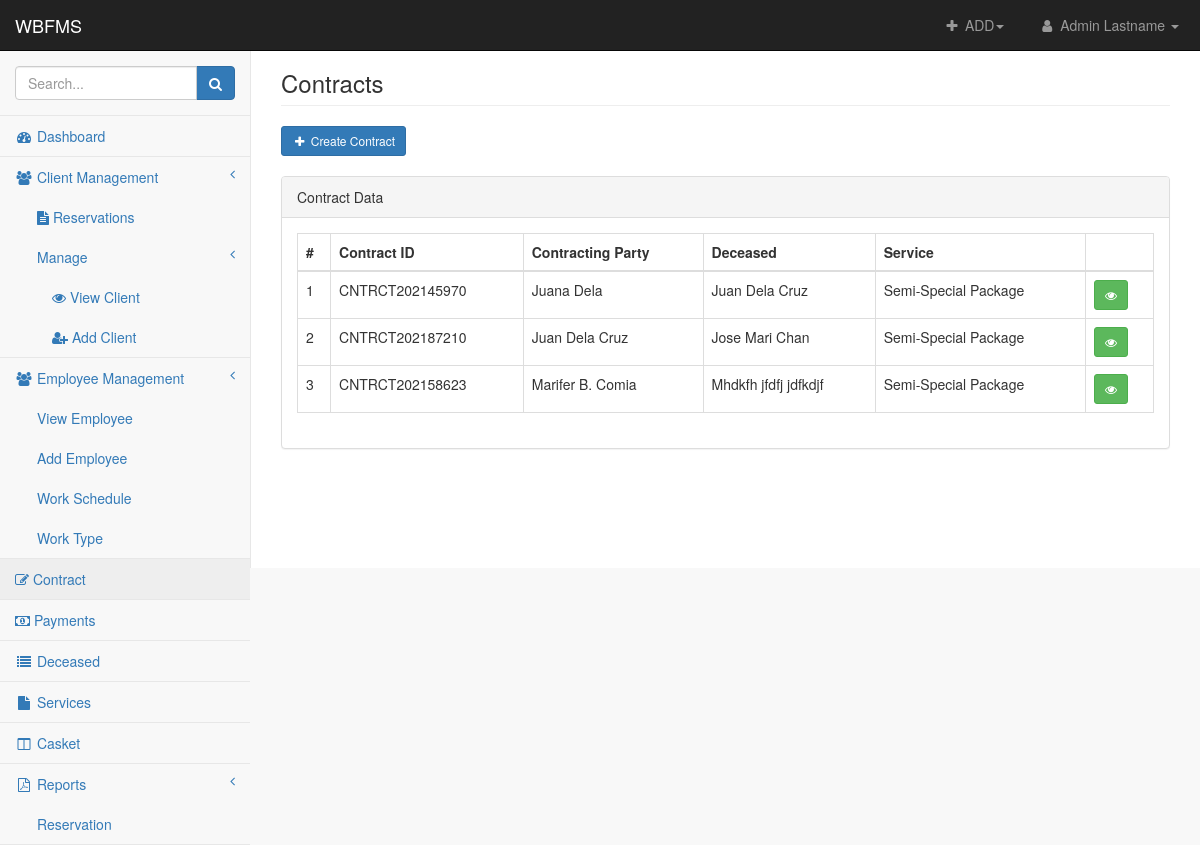
Page /admin/contract.php (signed in) on the earlier database version.
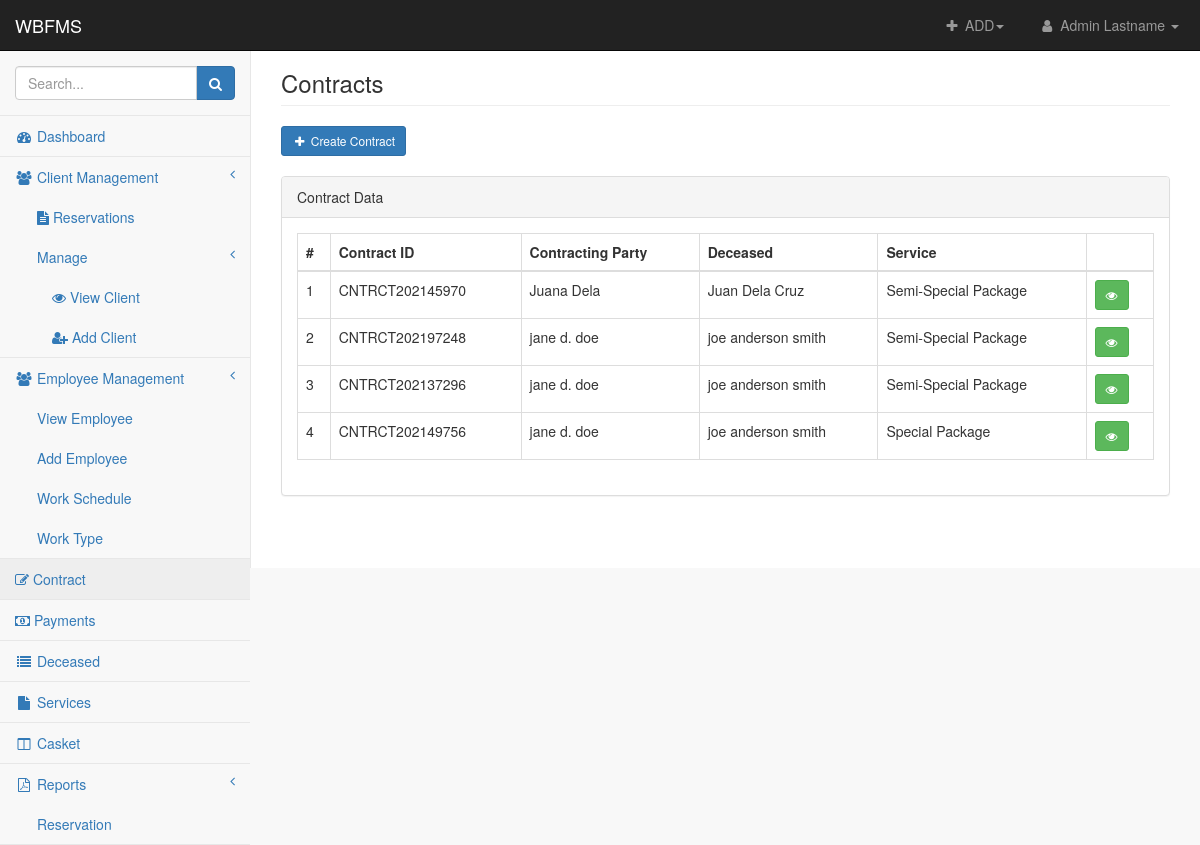
Same page on the later database version.
### tables this page shows
CREATE TABLE `contract` (
  `contract_id` int(11) NOT NULL,
  `contract_unique_id` text NOT NULL,
  `relation_to_deceased` text NOT NULL,
  `other_charges` text NOT NULL,
  `amount` int(11) NOT NULL,
  `address` varchar(255) NOT NULL,
  `date` date NOT NULL,
  `client_id` int(11) NOT NULL,
  `service_id` int(11) NOT NULL,
  `deceased_id` int(11) NOT NULL,
  `casket_id` int(11) NOT NULL,
  `branch_id` int(11) NOT NULL,
  `chapel_id` int(11) NOT NULL
);

CREATE TABLE `client` (
  `client_id` int(11) NOT NULL,
  `client_firstname` text NOT NULL,
  `client_middlename` text NOT NULL,
  `client_lastname` text NOT NULL,
  `client_email` text NOT NULL,
  `client_phone` text NOT NULL,
  `client_username` text NOT NULL,
  `client_password` text NOT NULL,
  `client_application_date` datetime NOT NULL
);

CREATE TABLE `deceased` (
  `deceased_id` int(11) NOT NULL,
  `deceased_fname` text NOT NULL,
  `deceased_mname` text NOT NULL,
  `deceased_lname` text NOT NULL,
  `date_of_birth` date NOT NULL,
  `date_died` date NOT NULL,
  `age` text NOT NULL,
  `cause_of_death` text NOT NULL,
  `religion` text NOT NULL,
  `status` text NOT NULL,
  `added_date` datetime NOT NULL,
  `family_id` int(11) NOT NULL,
  `branch_id` int(11) NOT NULL
);

CREATE TABLE `service` (
  `service_id` int(11) NOT NULL,
  `service` text NOT NULL,
  `package_include` text NOT NULL
);

### admin/contract.php (the view, shortened to what the changed rows need)
<?php include 'includes/header.php' ?>
<body>
<div id="wrapper">
    <?php include 'includes/nav.php' ?>
    <div id="page-wrapper">
        <div class="container-fluid">
            <br>
            <div class="row">
                <div class="col-lg-12">
                    <div class="panel panel-default">
                        <div class="panel-body">
                            <div class="table-responsive">
                                <table class="table table-bordered table-hover" id="dataTables-example">
                                    <thead>
                                        <th>#</th>
                                        <th>Contract ID</th>
                                        <th>Contracting Party</th>
                                        <th>Deceased</th>
                                        <th>Service</th>
                                        <th></th>
                                    </thead>
                                    <tbody>
                                        <?php
                                            $select_contract = "SELECT * FROM contract
                                                                LEFT JOIN client ON contract.client_id = client.client_id
                                                                LEFT JOIN service ON contract.service_id = service.service_id
                                                                LEFT JOIN deceased ON deceased.deceased_id = contract.deceased_id
                                                                LEFT JOIN branches ON branches.branch_id = contract.branch_id
                                                                LEFT JOIN chapel USING (chapel_id)";
                                            $query_contract = $conn->query($select_contract);
                                            $no=1;
                                            while($row_contract = $query_contract->fetch_assoc()) { ?>
                                                <tr>
                                                    <td><?php echo $no;?></td>
                                                    <td><?php echo $row_contract['contract_unique_id'];?></td>
                                                    <td><?php echo $row_contract['client_firstname'].' '.$row_contract['client_middlename'].' '.$row_contract['client_lastname'];?></td>
                                                    <td><?php echo $row_contract['deceased_fname'].' '.$row_contract['deceased_mname'].' '.$row_contract['deceased_lname'];?></td>
                                                    <td><?php echo $row_contract['service'];?></td>
                                                    <td>
                                                        <div class="btn-group btn-group-sm">
                                                            <button class="view btn btn-success btn-sm" data-id="<?php echo $row_contract['contract_unique_id']; ?>"><i class="fa fa-eye"></i> </button>
														</div>
                                                    </td>
                                                </tr>
                                           <?php $no++; }
                                        ?>
                                    </tbody>
                                </table>
                            </div>
                        </div>
                    </div>
                </div>
            </div>
        </div>
    </div>
</div>
</body>
</html>

### admin/includes/nav.php (shortened to what the changed rows need)
<nav class="navbar navbar-inverse navbar-fixed-top" role="navigation">
    <div class="navbar-header">
        <a class="navbar-brand" href="homepage.php">WBFMS</a>
    </div>
</nav>

Differences in the rows shown:
removed contract: contract_unique "CNTRCT202187210", client.client_firstname "Juan", client.client_middlename "Dela", client.client_lastname "Cruz", deceased.deceased_fname "Jose", deceased.deceased_mname "Mari", deceased.deceased_lname "Chan", service.service "Semi-Special Package"
removed contract: contract_unique "CNTRCT202158623", client.client_firstname "Marifer", client.client_middlename "B.", client.client_lastname "Comia", deceased.deceased_fname "Mhdkfh", deceased.deceased_mname "jfdfj", deceased.deceased_lname "jdfkdjf", service.service "Semi-Special Package"
added contract: contract_unique "CNTRCT202197248", client.client_firstname "jane", client.client_middlename "d.", client.client_lastname "doe", deceased.deceased_fname "joe", deceased.deceased_mname "anderson", deceased.deceased_lname "smith", service.service "Semi-Special Package"
added contract: contract_unique "CNTRCT202137296", client.client_firstname "jane", client.client_middlename "d.", client.client_lastname "doe", deceased.deceased_fname "joe", deceased.deceased_mname "anderson", deceased.deceased_lname "smith", service.service "Semi-Special Package"
added contract: contract_unique "CNTRCT202149756", client.client_firstname "jane", client.client_middlename "d.", client.client_lastname "doe", deceased.deceased_fname "joe", deceased.deceased_mname "anderson", deceased.deceased_lname "smith", service.service "Special Package"
